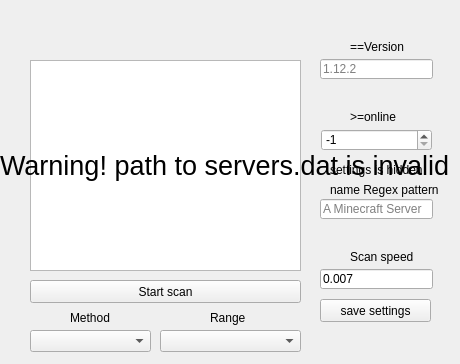
<?xml version="1.0" encoding="UTF-8"?>
<ui version="4.0">
 <class>MainWindow</class>
 <widget class="QMainWindow" name="MainWindow">
  <property name="geometry">
   <rect>
    <x>0</x>
    <y>0</y>
    <width>460</width>
    <height>364</height>
   </rect>
  </property>
  <property name="minimumSize">
   <size>
    <width>460</width>
    <height>364</height>
   </size>
  </property>
  <property name="maximumSize">
   <size>
    <width>460</width>
    <height>364</height>
   </size>
  </property>
  <property name="windowTitle">
   <string>MinecraftServerSearch</string>
  </property>
  <property name="toolTipDuration">
   <number>0</number>
  </property>
  <widget class="QWidget" name="centralwidget">
   <widget class="QLabel" name="label">
    <property name="geometry">
     <rect>
      <x>10</x>
      <y>0</y>
      <width>311</width>
      <height>61</height>
     </rect>
    </property>
    <property name="text">
     <string/>
    </property>
    <property name="pixmap">
     <pixmap>Assets/MSS-removebg-preview.png</pixmap>
    </property>
   </widget>
   <widget class="QPushButton" name="pushButton">
    <property name="geometry">
     <rect>
      <x>30</x>
      <y>280</y>
      <width>271</width>
      <height>23</height>
     </rect>
    </property>
    <property name="text">
     <string>Start scan</string>
    </property>
   </widget>
   <widget class="QTextBrowser" name="status_box">
    <property name="geometry">
     <rect>
      <x>30</x>
      <y>60</y>
      <width>271</width>
      <height>211</height>
     </rect>
    </property>
   </widget>
   <widget class="QComboBox" name="Methods">
    <property name="geometry">
     <rect>
      <x>30</x>
      <y>330</y>
      <width>121</width>
      <height>22</height>
     </rect>
    </property>
   </widget>
   <widget class="QLabel" name="label_7">
    <property name="geometry">
     <rect>
      <x>70</x>
      <y>310</y>
      <width>101</width>
      <height>16</height>
     </rect>
    </property>
    <property name="text">
     <string>Method</string>
    </property>
   </widget>
   <widget class="QComboBox" name="Ranges">
    <property name="geometry">
     <rect>
      <x>160</x>
      <y>330</y>
      <width>141</width>
      <height>22</height>
     </rect>
    </property>
   </widget>
   <widget class="QLabel" name="label_8">
    <property name="geometry">
     <rect>
      <x>210</x>
      <y>310</y>
      <width>111</width>
      <height>16</height>
     </rect>
    </property>
    <property name="text">
     <string>Range</string>
    </property>
   </widget>
   <widget class="QLabel" name="Warn">
    <property name="enabled">
     <bool>true</bool>
    </property>
    <property name="geometry">
     <rect>
      <x>0</x>
      <y>140</y>
      <width>481</width>
      <height>51</height>
     </rect>
    </property>
    <property name="font">
     <font>
      <pointsize>20</pointsize>
     </font>
    </property>
    <property name="text">
     <string>Warning! path to servers.dat is invalid</string>
    </property>
   </widget>
   <widget class="QWidget" name="settings" native="true">
    <property name="geometry">
     <rect>
      <x>310</x>
      <y>29</y>
      <width>141</width>
      <height>311</height>
     </rect>
    </property>
    <widget class="QLabel" name="label_2">
     <property name="geometry">
      <rect>
       <x>40</x>
       <y>10</y>
       <width>81</width>
       <height>16</height>
      </rect>
     </property>
     <property name="text">
      <string>==Version</string>
     </property>
    </widget>
    <widget class="QPushButton" name="save">
     <property name="geometry">
      <rect>
       <x>10</x>
       <y>270</y>
       <width>111</width>
       <height>23</height>
      </rect>
     </property>
     <property name="text">
      <string>save settings</string>
     </property>
    </widget>
    <widget class="QLineEdit" name="scan_speed">
     <property name="geometry">
      <rect>
       <x>10</x>
       <y>240</y>
       <width>113</width>
       <height>20</height>
      </rect>
     </property>
     <property name="text">
      <string>0.007</string>
     </property>
     <property name="frame">
      <bool>true</bool>
     </property>
     <property name="placeholderText">
      <string>0.007</string>
     </property>
    </widget>
    <widget class="QLabel" name="label_3">
     <property name="geometry">
      <rect>
       <x>40</x>
       <y>80</y>
       <width>111</width>
       <height>16</height>
      </rect>
     </property>
     <property name="text">
      <string>&gt;=online</string>
     </property>
    </widget>
    <widget class="QLineEdit" name="ver">
     <property name="geometry">
      <rect>
       <x>10</x>
       <y>30</y>
       <width>113</width>
       <height>20</height>
      </rect>
     </property>
     <property name="placeholderText">
      <string>1.12.2</string>
     </property>
    </widget>
    <widget class="QLabel" name="label_6">
     <property name="geometry">
      <rect>
       <x>40</x>
       <y>220</y>
       <width>91</width>
       <height>16</height>
      </rect>
     </property>
     <property name="text">
      <string>Scan speed</string>
     </property>
    </widget>
    <widget class="QLineEdit" name="nameregex">
     <property name="geometry">
      <rect>
       <x>10</x>
       <y>170</y>
       <width>113</width>
       <height>20</height>
      </rect>
     </property>
     <property name="placeholderText">
      <string>A Minecraft Server</string>
     </property>
    </widget>
    <widget class="QSpinBox" name="online">
     <property name="geometry">
      <rect>
       <x>11</x>
       <y>100</y>
       <width>111</width>
       <height>22</height>
      </rect>
     </property>
     <property name="minimum">
      <number>-1</number>
     </property>
     <property name="maximum">
      <number>1000</number>
     </property>
     <property name="value">
      <number>-1</number>
     </property>
    </widget>
    <widget class="QLabel" name="label_4">
     <property name="geometry">
      <rect>
       <x>20</x>
       <y>150</y>
       <width>271</width>
       <height>21</height>
      </rect>
     </property>
     <property name="text">
      <string>name Regex pattern</string>
     </property>
    </widget>
   </widget>
   <widget class="QLabel" name="settings_hidden">
    <property name="geometry">
     <rect>
      <x>330</x>
      <y>160</y>
      <width>111</width>
      <height>20</height>
     </rect>
    </property>
    <property name="text">
     <string>settings is hidden</string>
    </property>
   </widget>
  </widget>
 </widget>
 <resources/>
 <connections/>
</ui>
